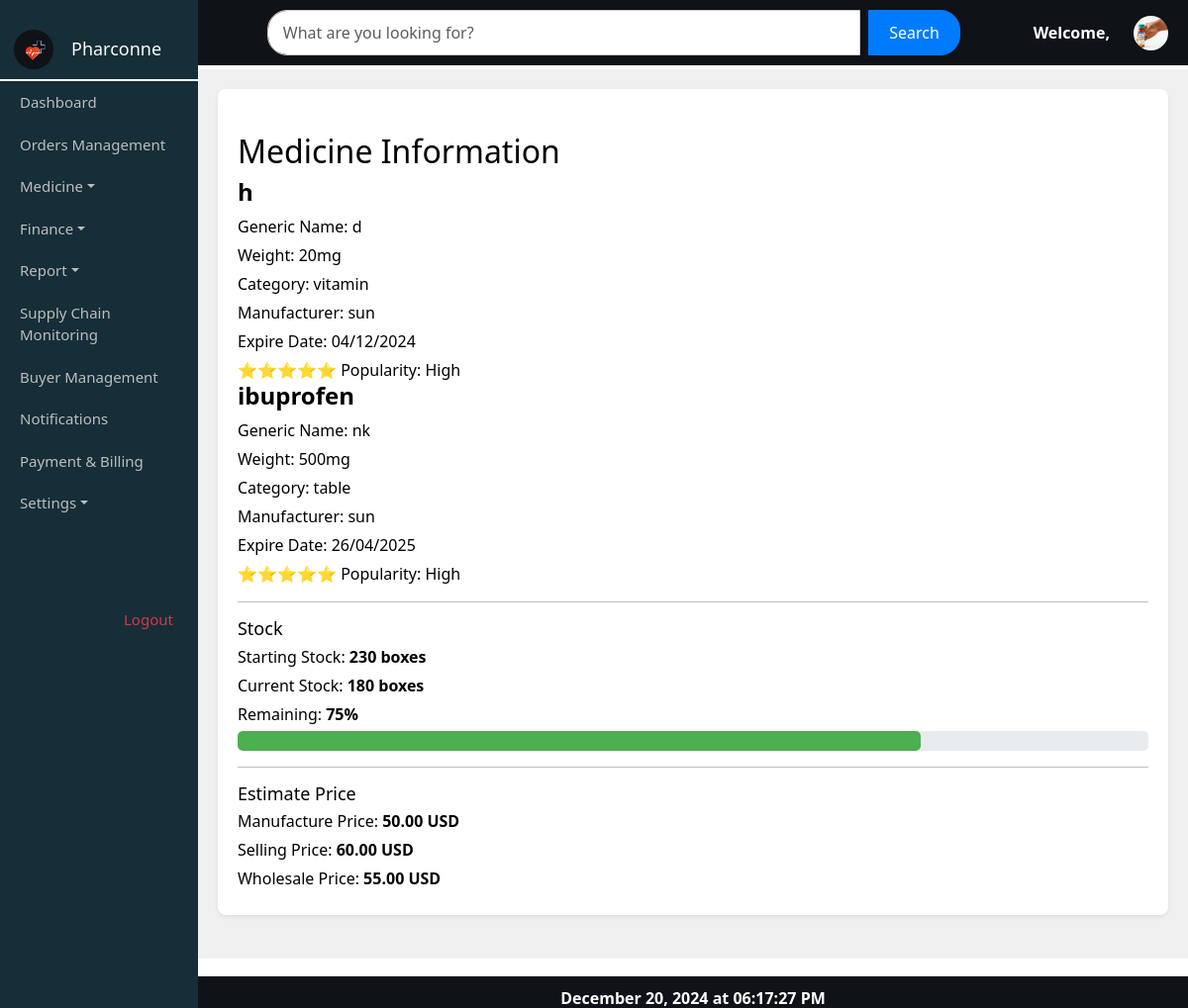
The app's page /medicinedetails/ with its own data.
### myapp/models.py (models this page shows, shortened)
class Pmedstock(models.Model):
    STATUS_CHOICES = [
        ('active', 'Active'),
        ('inactive', 'Inactive'),
    ]
    name = models.CharField(max_length=255)
    generic_name = models.CharField(max_length=255)
    sku = models.CharField(max_length=100, unique=True)
    weight = models.CharField(max_length=100)
    category = models.CharField(max_length=100)  # You can also use a ForeignKey if you have a Category model
    manufacturer = models.CharField(max_length=255)
    price = models.DecimalField(max_digits=10, decimal_places=2)
    manufacturer_price = models.DecimalField(max_digits=10, decimal_places=2)
    expire_date = models.DateField()
    stock = models.PositiveIntegerField()
    status = models.CharField(max_length=10, choices=STATUS_CHOICES)
    details = models.TextField()

### myapp/views.py (the view)
# urls.py: path('medicinedetails/', views.meddetails, name='medicinedetails'),
def meddetails(request):
    data = Pmedstock.objects.all()
    return render(request, 'myapp/medicinedetails.html', {
        'data': data
    })

### myapp/templates/myapp/medicinedetails.html (shortened to what this page needs)
{% extends 'myapp/userhome.html' %}
{% load static %}
{% block content %}
<div class="content-container">
    <div class="medicine-info-card shadow-sm mb-4">
        <div class="card-body">
            <h2 class="mt-4">Medicine Information</h2>
            <div class="medicine-details">
                {% for medicine in data %}
                    <div class="medicine-item">
                        <h3 class="medicine-name">{{ medicine.name }}</h3>
                        <p class="generic-name">Generic Name: {{ medicine.generic_name }}</p>
                        <p class="weight">Weight: {{ medicine.weight }}</p>
                        <p class="category">Category: {{ medicine.category }}</p>
                        <p class="manufacturer">Manufacturer: {{ medicine.manufacturer }}</p>
                        <p class="expire-date">Expire Date: {{ medicine.expire_date|date:"d/m/Y" }}</p>
                        <div class="rating">
                            <span>⭐⭐⭐⭐⭐</span>
                            <span class="popularity">Popularity: High</span>
                        </div>
                    </div>
                {% empty %}
                    <p>No medicines available.</p>
                {% endfor %}
            </div>
            <hr>
            <div class="stock-info">
                <h4>Stock</h4>
                <p>Starting Stock: <strong>230 boxes</strong></p>
                <p>Current Stock: <strong>180 boxes</strong></p>
                <p>Remaining: <strong>75%</strong></p>
                <div class="progress">
                    <div class="progress-bar" role="progressbar" style="width: 75%;" aria-valuenow="75" aria-valuemin="0" aria-valuemax="100"></div>
                </div>
            </div>
            <hr>
            <div class="price-info">
                <h4>Estimate Price</h4>
                <p>Manufacture Price: <strong>50.00 USD</strong></p>
                <p>Selling Price: <strong>60.00 USD</strong></p>
                <p>Wholesale Price: <strong>55.00 USD</strong></p>
            </div>
        </div>
    </div>
</div>
{% endblock %}

### myapp/static/myapp/css/pharmacy_list.css (style rules this page uses)
body { margin: 0; padding: 0; overflow: hidden; }
h4 { margin: 0; font-size: 18px; }
.content-container { position: absolute; top: 70px; left: 16.666%; right: 0; bottom: 50px; overflow-y: auto; padding: 20px; background-color: #f0f0f0; }

### myapp/templates/myapp/medicinedetails.html (style rules this page uses)
.medicine-info-card { background-color: #fff; border-radius: 8px; padding: 20px; }
.medicine-name { font-size: 24px; font-weight: bold; }
.medicine-details p, .stock-info p, .price-info p { margin: 5px 0; }
.progress { background-color: #e9ecef; border-radius: 5px; height: 20px; }
.progress-bar { background-color: #4caf50; height: 100%; border-radius: 5px; }

### records on screen
Pmedstock: name "h", generic_name "d", weight "20mg", category "vitamin", manufacturer "sun", expire_date "04/12/2024"
Pmedstock: name "ibuprofen", generic_name "nk", weight "500mg", category "table", manufacturer "sun", expire_date "26/04/2025"
